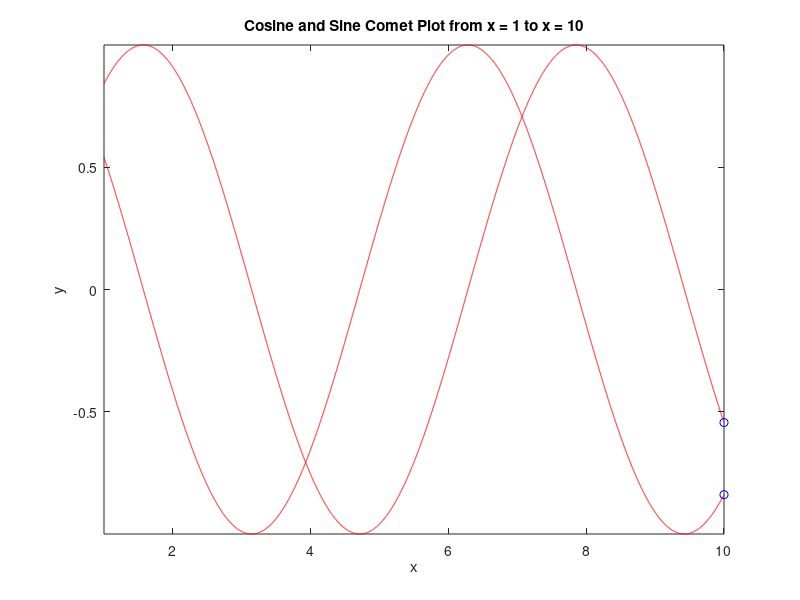
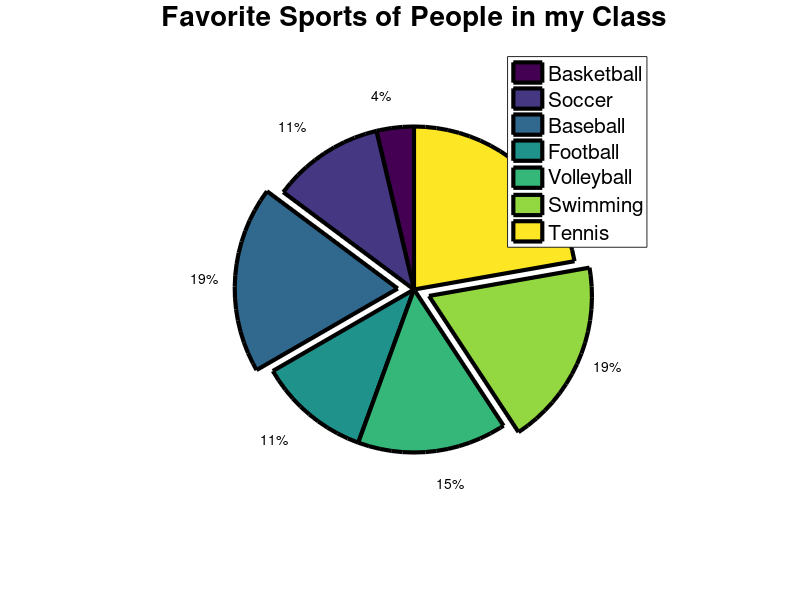
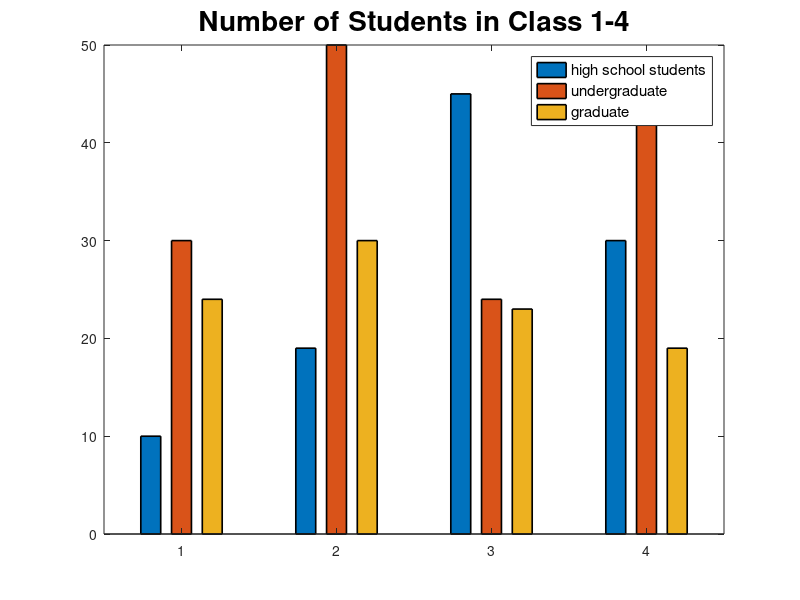

These figures' MATLAB source, in order:
% Justin Zhang
% 7/31/2018 
% Summer 2018 CEE101S: Homework #5

% Problem 1

% Example using "comet"
% Initialize variables
x = 1:0.001:10;
y1 = cos(x);
y2 = sin(x);
% Use "comet" plot
figure
comet(x,y1);
hold on
comet(x,y2);
% Add title, x label, and y label to graph
title('Cosine and Sine Comet Plot from x = 1 to x = 10')
xlabel('x')
ylabel('y')

% Example using "pie"
% Initialize variables
x = [1 3 5 3 4 5 6];
figure
% Explode the "swimming" and "baseball" section
explode = [0 0 3 0 0 1 0];
% Create the pie graph
p = pie(x,explode);
% Create title for graph
t = title('Favorite Sports of People in my Class');
% Create legend for graph
l = legend('Basketball','Soccer','Baseball','Football','Volleyball','Swimming','Tennis');
% Change the line width of pie chart
set(p,'LineWidth',3)
% Change the fontsize of the tile
set(t,'FontSize',20)
% Change the font size of the legend
set(l,'FontSize',15)

% Example using "bar"
% Initialize variables
y = [10 30 24; 19 50 30; 45 24 23; 30 45 19];
% Create the bar graph
figure
b = bar(y,0.7); % the third input 0.7 changes the width of the bar
% Add title to the graph
t = title('Number of Students in Class 1-4');
% Add legend to graph
l = legend('high school students','undergraduate','graduate');
% Modify title font
set(t,'FontSize',20)
% Modify bar line thickness
set(b,'LineWidth',1.2)
% Modify legend font
set(l,'FontSize',11)
